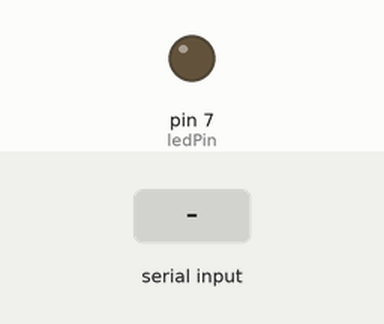
Simulated run of this sketch. Board: Arduino Uno, built with avr-gcc and run on an emulated ATmega328P. On the bench: output pins drawn as LEDs (lit = HIGH). The inputs (shaded band) are chosen by the test bench.

Above: at 1.2 s.
1.3 s: "1\n" received over Serial
At 1.8 s:
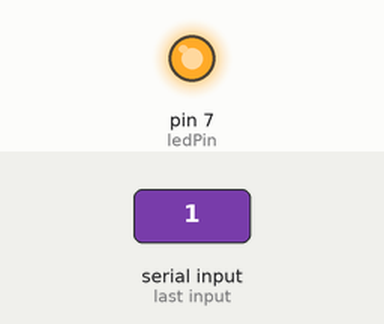
2.8 s: "0\n" received over Serial
At 4.1 s:
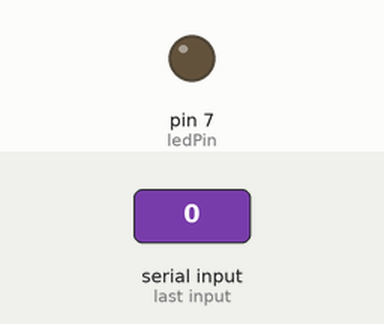
Timing chart, 0 to 5.8 s (numbered marks = the images above; inputs shaded):
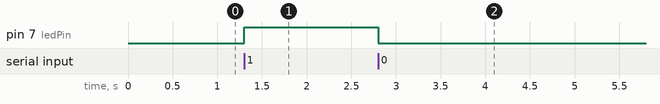

The sketch:

platerec.ino
```cpp
const int ledPin = 7;

void setup() {
  pinMode(ledPin, OUTPUT);
  Serial.begin(9600);
}

void loop() {
  if (Serial.available()) {
    String command = Serial.readStringUntil('\n');
    command.trim();

    if (command == "1") {
      digitalWrite(ledPin, HIGH);
    }
    else if(command == "0"){
      digitalWrite(ledPin, LOW);
    }
  }
}
```

Measured:
- after the input at 1.3 s, pin 7 (ledPin): LOW → HIGH at once
- after the input at 2.8 s, pin 7 (ledPin): HIGH → LOW at once
